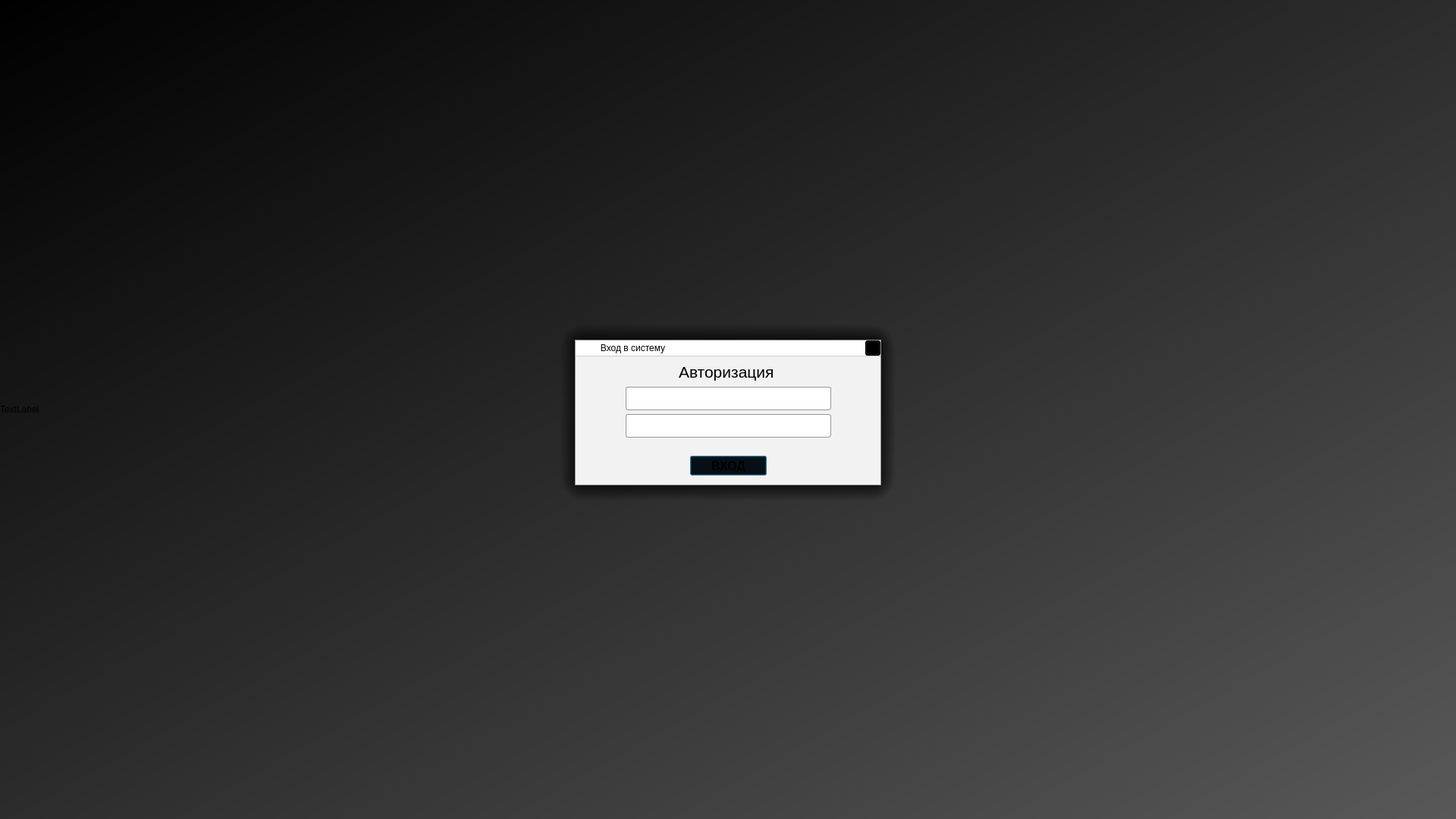
<?xml version="1.0" encoding="UTF-8"?>
<ui version="4.0">
 <class>panel_autologin</class>
 <widget class="QDialog" name="panel_autologin">
  <property name="geometry">
   <rect>
    <x>0</x>
    <y>0</y>
    <width>1920</width>
    <height>1080</height>
   </rect>
  </property>
  <property name="windowTitle">
   <string>Dialog</string>
  </property>
  <property name="autoFillBackground">
   <bool>false</bool>
  </property>
  <property name="styleSheet">
   <string notr="true">background-color: rgb(0,0,0);</string>
  </property>
  <widget class="QLineEdit" name="leLogin">
   <property name="geometry">
    <rect>
     <x>825</x>
     <y>510</y>
     <width>271</width>
     <height>31</height>
    </rect>
   </property>
   <property name="font">
    <font>
     <family>Arial</family>
     <pointsize>12</pointsize>
    </font>
   </property>
   <property name="styleSheet">
    <string notr="true">background-color: rgb(255,255,255);
color: rgb(0,0,0);
border-radius:3px;
border: 1px solid rgb(150,150,150);</string>
   </property>
   <property name="text">
    <string/>
   </property>
  </widget>
  <widget class="QLineEdit" name="lePassword">
   <property name="geometry">
    <rect>
     <x>825</x>
     <y>546</y>
     <width>271</width>
     <height>31</height>
    </rect>
   </property>
   <property name="font">
    <font>
     <family>Arial</family>
     <pointsize>12</pointsize>
    </font>
   </property>
   <property name="styleSheet">
    <string notr="true">background-color: rgb(255,255,255);
color: rgb(0,0,0);
border-radius:3px;
border: 1px solid rgb(150,150,150);</string>
   </property>
   <property name="text">
    <string/>
   </property>
  </widget>
  <widget class="QLabel" name="lbl">
   <property name="geometry">
    <rect>
     <x>895</x>
     <y>475</y>
     <width>131</width>
     <height>31</height>
    </rect>
   </property>
   <property name="font">
    <font>
     <family>Arial</family>
     <pointsize>16</pointsize>
     <weight>50</weight>
     <bold>false</bold>
    </font>
   </property>
   <property name="styleSheet">
    <string notr="true">background-color: rgb(242,242,242);
color: black;</string>
   </property>
   <property name="text">
    <string>Авторизация</string>
   </property>
  </widget>
  <widget class="QPushButton" name="butInput">
   <property name="geometry">
    <rect>
     <x>910</x>
     <y>601</y>
     <width>101</width>
     <height>26</height>
    </rect>
   </property>
   <property name="maximumSize">
    <size>
     <width>16777215</width>
     <height>16777215</height>
    </size>
   </property>
   <property name="font">
    <font>
     <family>Arial</family>
     <pointsize>12</pointsize>
     <weight>75</weight>
     <bold>true</bold>
    </font>
   </property>
   <property name="styleSheet">
    <string notr="true">QPushButton:!hover {background-color: rgb(227,227,227);
color: rgb(0,0,0);
border-radius:3px;
border:1px solid rgb(135,135,135);}

QPushButton:hover {background-color: rgb(84,122,181);
color: rgb(255, 255, 255);
border-radius:3px;
border:1px solid rgb(63,63,63);}
QPushButton:hover:pressed {background-color: rgb(50,75,115);
color: rgb(255, 255, 255);
border-radius:3px;
border:1px solid rgb(63,63,63);};</string>
   </property>
   <property name="text">
    <string>ВХОД</string>
   </property>
  </widget>
  <widget class="QLabel" name="label_33">
   <property name="geometry">
    <rect>
     <x>758</x>
     <y>448</y>
     <width>404</width>
     <height>22</height>
    </rect>
   </property>
   <property name="styleSheet">
    <string notr="true">background-color: rgb(255,255,255);
border: 1px solid rgb(255,255,255);
border-bottom-color: rgb(205,205,205);
border-top-color: rgb(150,150,150);
border-left-color: rgb(150,150,150);
border-right-color: rgb(150,150,150);</string>
   </property>
   <property name="text">
    <string>         Вход в систему</string>
   </property>
  </widget>
  <widget class="QLabel" name="label_34">
   <property name="geometry">
    <rect>
     <x>760</x>
     <y>449</y>
     <width>20</width>
     <height>20</height>
    </rect>
   </property>
   <property name="styleSheet">
    <string notr="true">background-color: rgb(255,255,255);</string>
   </property>
   <property name="text">
    <string/>
   </property>
   <property name="pixmap">
    <pixmap>:/img/img/sinaps1818.png</pixmap>
   </property>
  </widget>
  <widget class="QPushButton" name="btnCloseMainForm">
   <property name="geometry">
    <rect>
     <x>1141</x>
     <y>449</y>
     <width>20</width>
     <height>20</height>
    </rect>
   </property>
   <property name="styleSheet">
    <string notr="true">QPushButton:!hover{ background-color: rgb(255,255,255);
border: 0px solid rgb(255,255,255);
border-radius: 0px;
image: url(C:/img/iconextbl1313.png);}

QPushButton:hover { background-color: rgb(84,122,181);
border: 0px solid rgb(0,0,0);
border-radius: 0px;
image: url(C:/img/iconext1313.png);}


QPushButton:hover:pressed { background-color: rgb(50,75,115);
border: 0px solid rgb(0,0,0);
border-radius:02px;
image: url(C:/img/iconext1313.png);};
</string>
   </property>
   <property name="text">
    <string/>
   </property>
  </widget>
  <widget class="QLabel" name="label">
   <property name="geometry">
    <rect>
     <x>758</x>
     <y>469</y>
     <width>404</width>
     <height>171</height>
    </rect>
   </property>
   <property name="styleSheet">
    <string notr="true">background-color: rgb(242,242,242);
border: 1px solid rgb(242,242,242);
border-bottom-color: rgb(150,150,150);
border-left-color: rgb(150,150,150);
border-right-color: rgb(150,150,150);</string>
   </property>
   <property name="text">
    <string/>
   </property>
  </widget>
  <widget class="QLabel" name="label_setscreen">
   <property name="geometry">
    <rect>
     <x>0</x>
     <y>0</y>
     <width>1920</width>
     <height>1080</height>
    </rect>
   </property>
   <property name="styleSheet">
    <string notr="true">image: url(C:/img/screen1.png);</string>
   </property>
   <property name="text">
    <string>TextLabel</string>
   </property>
  </widget>
  <widget class="QLabel" name="label_gradient">
   <property name="geometry">
    <rect>
     <x>0</x>
     <y>0</y>
     <width>1920</width>
     <height>1080</height>
    </rect>
   </property>
   <property name="styleSheet">
    <string notr="true">background-color: qlineargradient(spread:pad, x1:0, y1:0, x2:1, y2:1, stop:0 rgba(0,0,0, 110), stop:1 rgba(205,205,205, 110));</string>
   </property>
   <property name="text">
    <string>TextLabel</string>
   </property>
  </widget>
  <widget class="QLabel" name="label_5">
   <property name="geometry">
    <rect>
     <x>1150</x>
     <y>458</y>
     <width>31</width>
     <height>172</height>
    </rect>
   </property>
   <property name="styleSheet">
    <string notr="true">background-color: qlineargradient(spread:pad, x1:0, y1:1, x2:1, y2:1, stop:0 rgba(0, 0, 0, 255), stop:1 rgba(0, 0, 0, 0))</string>
   </property>
   <property name="text">
    <string/>
   </property>
  </widget>
  <widget class="QLabel" name="label_6">
   <property name="geometry">
    <rect>
     <x>739</x>
     <y>458</y>
     <width>31</width>
     <height>172</height>
    </rect>
   </property>
   <property name="styleSheet">
    <string notr="true">background-color: qlineargradient(spread:pad, x1:1, y1:0.511, x2:0, y2:0.5, stop:0 rgba(0, 0, 0, 255), stop:1 rgba(0, 0, 0, 0))</string>
   </property>
   <property name="text">
    <string/>
   </property>
  </widget>
  <widget class="QLabel" name="label_7">
   <property name="geometry">
    <rect>
     <x>769</x>
     <y>427</y>
     <width>381</width>
     <height>31</height>
    </rect>
   </property>
   <property name="styleSheet">
    <string notr="true">background-color: qlineargradient(spread:pad, x1:1, y1:1, x2:1, y2:0, stop:0 rgba(0, 0, 0, 255), stop:1 rgba(0, 0, 0, 0));</string>
   </property>
   <property name="text">
    <string/>
   </property>
  </widget>
  <widget class="QLabel" name="label_8">
   <property name="geometry">
    <rect>
     <x>1150</x>
     <y>397</y>
     <width>61</width>
     <height>61</height>
    </rect>
   </property>
   <property name="styleSheet">
    <string notr="true">background-color: qradialgradient(spread:pad, cx:0, cy:1, radius:0.5, fx:0, fy:1, stop:0 rgba(0, 0, 0, 255), stop:1 rgba(0, 0, 0, 0));</string>
   </property>
   <property name="text">
    <string/>
   </property>
  </widget>
  <widget class="QLabel" name="label_10">
   <property name="geometry">
    <rect>
     <x>1150</x>
     <y>630</y>
     <width>61</width>
     <height>61</height>
    </rect>
   </property>
   <property name="styleSheet">
    <string notr="true">background-color: qradialgradient(spread:pad, cx:0, cy:0, radius:0.5, fx:0, fy:0, stop:0 rgba(0, 0, 0, 255), stop:1 rgba(0,0,0, 0))</string>
   </property>
   <property name="text">
    <string/>
   </property>
  </widget>
  <widget class="QLabel" name="label_11">
   <property name="geometry">
    <rect>
     <x>708</x>
     <y>397</y>
     <width>61</width>
     <height>61</height>
    </rect>
   </property>
   <property name="styleSheet">
    <string notr="true">background-color: qradialgradient(spread:pad, cx:1, cy:1, radius:0.5, fx:1, fy:1, stop:0 rgba(0, 0, 0, 255), stop:1 rgba(0, 0, 0, 0));</string>
   </property>
   <property name="text">
    <string/>
   </property>
  </widget>
  <widget class="QLabel" name="label_12">
   <property name="geometry">
    <rect>
     <x>770</x>
     <y>630</y>
     <width>380</width>
     <height>31</height>
    </rect>
   </property>
   <property name="styleSheet">
    <string notr="true">background-color: qlineargradient(spread:pad, x1:0, y1:0, x2:0, y2:1, stop:0 rgba(0, 0, 0, 255), stop:1 rgba(0, 0, 0, 0))</string>
   </property>
   <property name="text">
    <string/>
   </property>
  </widget>
  <widget class="QLabel" name="label_13">
   <property name="geometry">
    <rect>
     <x>708</x>
     <y>630</y>
     <width>62</width>
     <height>61</height>
    </rect>
   </property>
   <property name="styleSheet">
    <string notr="true">background-color: qradialgradient(spread:pad, cx:1, cy:0, radius:0.5, fx:1, fy:0, stop:0 rgba(0, 0, 0, 255), stop:1 rgba(0, 0, 0, 0))</string>
   </property>
   <property name="text">
    <string/>
   </property>
  </widget>
  <widget class="QLabel" name="label_textMes">
   <property name="geometry">
    <rect>
     <x>826</x>
     <y>577</y>
     <width>271</width>
     <height>19</height>
    </rect>
   </property>
   <property name="font">
    <font>
     <family>Arial</family>
     <pointsize>10</pointsize>
     <weight>50</weight>
     <bold>false</bold>
    </font>
   </property>
   <property name="styleSheet">
    <string notr="true">background-color: rgb(242,242,242);
color: black;</string>
   </property>
   <property name="text">
    <string/>
   </property>
  </widget>
  <zorder>label_setscreen</zorder>
  <zorder>label_gradient</zorder>
  <zorder>label_13</zorder>
  <zorder>label_11</zorder>
  <zorder>label_6</zorder>
  <zorder>label_12</zorder>
  <zorder>label_7</zorder>
  <zorder>label_8</zorder>
  <zorder>label_10</zorder>
  <zorder>label_5</zorder>
  <zorder>label</zorder>
  <zorder>label_33</zorder>
  <zorder>btnCloseMainForm</zorder>
  <zorder>label_34</zorder>
  <zorder>lePassword</zorder>
  <zorder>lbl</zorder>
  <zorder>leLogin</zorder>
  <zorder>butInput</zorder>
  <zorder>label_textMes</zorder>
 </widget>
 <resources>
  <include location="../../Users/kozyukov/Desktop/progr/ui/123.qrc"/>
 </resources>
 <connections/>
</ui>
